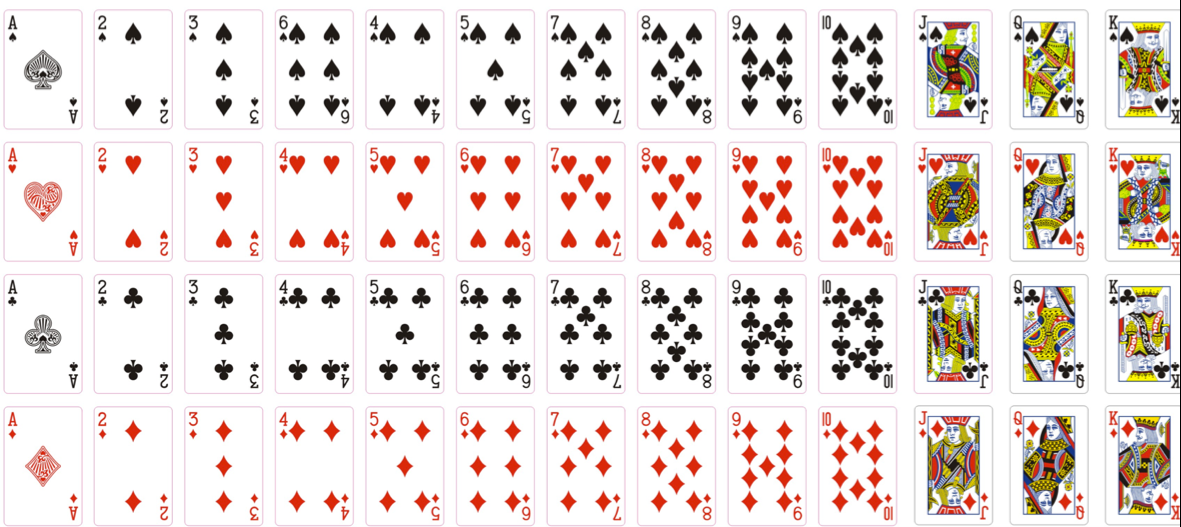
#> input picture card_game/黃皓群/full.png, 1181 x 527 px
$ python screenshot.py
#> lines starting #> are read from the running program, lines starting #| are printed output that depends on the picture
from PIL import Image
stx=2
bdx=76
ax=15
sty=14
bdy=115
ay=15
img=Image.open('full.png')
#> img is the input picture: PIL image 1181x527 RGB; mean R, G, B 233.5, 224.4, 220.8
n_img=[]
for i in range(1,14):
    index=0
    for j in 'cdhs':
        img.crop((stx+(i-1)*(bdx+ax),sty+index*(bdy+ay),stx+(i-1)*(bdx+ax)+bdx,sty+(index)*(bdy+ay)+bdy)).save(j+str(i)+'.png','png')
        index+=1
#> this loop made 13 passes
#> pass 1, `img.crop((stx+(i-1)*(bdx+ax),sty+index*(bdy+ay),stx+(i-1)*(bdx+ax)+bdx..`:
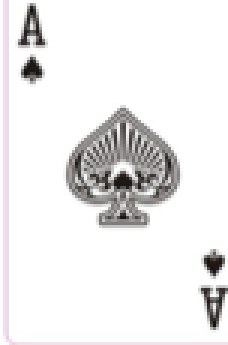
#> saved as c1.png: PIL image 76x115 RGB (shown 3 times larger); mean R, G, B 237, 236, 236.2
#> pass 1, `img.crop((stx+(i-1)*(bdx+ax),sty+index*(bdy+ay),stx+(i-1)*(bdx+ax)+bdx..`:
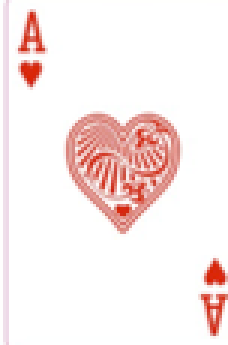
#> saved as d1.png: PIL image 76x115 RGB (shown 3 times larger); mean R, G, B 249.7, 236.4, 235.3
#> pass 1, `img.crop((stx+(i-1)*(bdx+ax),sty+index*(bdy+ay),stx+(i-1)*(bdx+ax)+bdx..`:
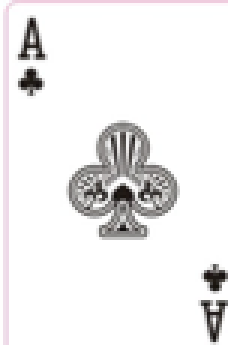
#> saved as h1.png: PIL image 76x115 RGB (shown 3 times larger); mean R, G, B 238.4, 237.2, 237.5
#> pass 1, `img.crop((stx+(i-1)*(bdx+ax),sty+index*(bdy+ay),stx+(i-1)*(bdx+ax)+bdx..`:
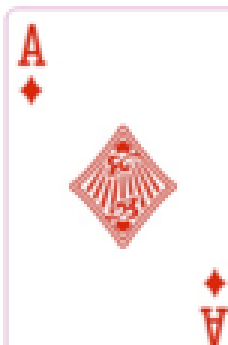
#> saved as s1.png: PIL image 76x115 RGB (shown 3 times larger); mean R, G, B 250.6, 239.9, 239.3

img=Image.open('fold.png')
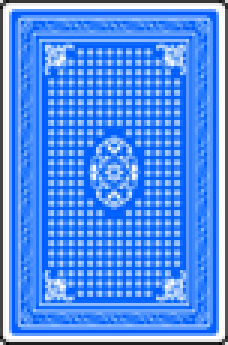
#> input picture card_game/黃皓群/fold.png, 76 x 115 px (shown 3 times larger)
#> img is the input picture: PIL image 76x115 RGBA; mean R, G, B, A 80.4, 143.3, 245.9, 254.8
img=img.resize((76,115))
img.save('fold_n.png','png')
